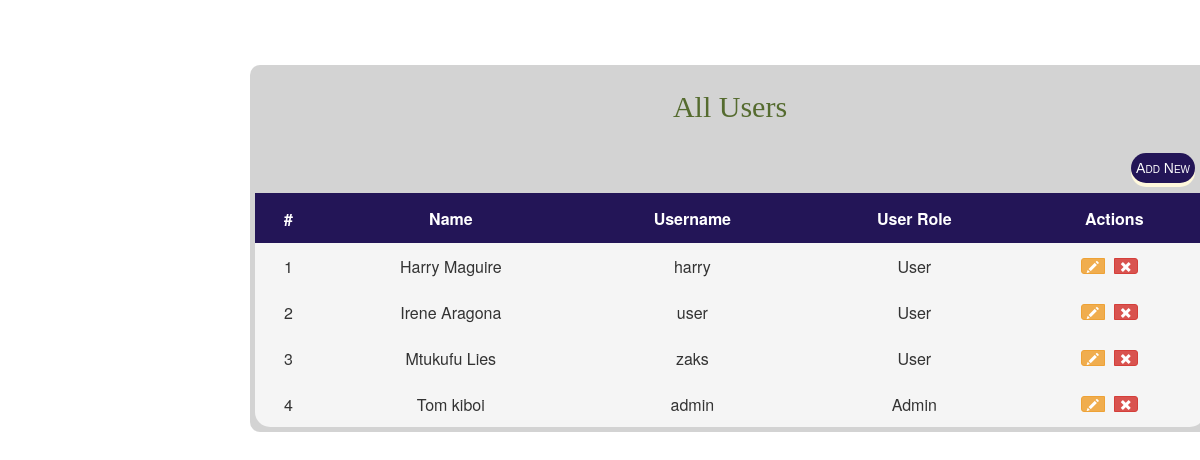
The page /users.php on the database its author committed.
### tables this page shows
CREATE TABLE `users` (
  `id` int(8) NOT NULL,
  `name` varchar(60) NOT NULL,
  `username` varchar(50) NOT NULL,
  `password` varchar(255) NOT NULL,
  `user_level` int(11) NOT NULL
);

CREATE TABLE `user_groups` (
  `id` int(11) NOT NULL,
  `group_name` varchar(150) NOT NULL,
  `group_level` int(11) NOT NULL
);

### includes/newsql.php (called while the page is built, shortened)
<?php
  require_once('includes/load.php');
function find_by_sql($sql)
{
  global $db;
  $result= $db->query($sql);
  $result_set= $db->while_loop($result);
 return $result_set;
}
function find_all_user(){
      $sql = "SELECT u.id,u.name,u.username,u.user_level,";
      $sql .="g.group_name ";
      $sql .="FROM users u ";
      $sql .="LEFT JOIN user_groups g ";
      $sql .="ON g.group_level=u.user_level ORDER BY u.name ASC";
      $result = find_by_sql($sql);
      return $result;
  }
 ?>

### includes/database.php (called while the page is built, shortened)
<?php
class MySqli_DB {
    private $con;
    function db_connect()
{
  $this->con = mysqli_connect(DB_HOST,DB_USER,DB_PASS);
  if(!$this->con)
         {
           die(" Database connection failed:". mysqli_connect_error());
         } else {
           $select_db = $this->con->select_db(DB_NAME);
         }
}
function query($sql)
   {
      if (trim($sql != "")) {
          $this->query_id = $this->con->query($sql);
      }
       return $this->query_id;
   }
   function fetch_array($statement){
  return mysqli_fetch_array($statement);
}
 function while_loop($loop){
   $results = array();
   while ($result = $this->fetch_array($loop)) {
      $results[] = $result;
   }
 return $results;
}
}
$db = new MySqli_DB();
?>

### includes/newFunction.php (called while the page is built, shortened)
<?php
  function count_id(){
  static $count = 1;
  return $count++;
  }
function remove_junk($str){
    $str = nl2br($str);
    $str = htmlspecialchars(strip_tags($str, ENT_QUOTES));
    return $str;
}
?>

### users.php (the view, shortened to what this page needs)
<?php
 $all_users = find_all_user();
?>
<?php include_once('layouts/newheader.php'); ?>
<div class="prdctdiv">
  <h3>All Users</h3>
  <form method="post" action="add_user.php">
    <button type="submit" class="btn btn-outline-success">Add New</button>
  </form>
  <table>
  <tr>
    <th>#</th>
    <th>Name</th>
    <th>Username</th>
    <th>User Role</th>
    <th>Actions</th>
  </tr>
    <?php foreach($all_users as $a_users){ ?>
  <tr>
      <td class="text-center"><?php echo count_id(); ?></td>
      <td class="text-center"><?php echo $a_users['name']; ?></td>
      <td class="text-center"><?php echo $a_users['username']; ?></td>
          <td class="text-center"><?php echo remove_junk($a_users['group_name'])?></td>
                <td class="text-center">
                <div class="btn-group">
                <a href="edit_user.php?id=<?php echo (int)$a_users['id'];?>" class="btn btn-xs btn-warning" data-toggle="tooltip" title="Edit">
                  <i class="glyphicon glyphicon-pencil"></i>
               </a>
                <a href="delete_user.php?id=<?php echo (int)$a_users['id'];?>" class="btn btn-xs btn-danger" data-toggle="tooltip" title="Remove">
                  <i class="glyphicon glyphicon-remove"></i>
                </a>
                </div>
          </td>
    </tr>
      <?php } ?>
    </table>
</div>
  <?php include_once('layouts/newFooter.php'); ?>

### css/newstylesheet.css (style rules this page uses)
.prdctdiv table { border-radius: 15px; width: 100%; background-color: whitesmoke; text-align: center; }
.prdctdiv table th { text-align: center; padding: 10; }
.prdctdiv table td { padding: 5; text-align: center; }
.prdctdiv { display: inline-block; width: 80%; padding: 5px; margin-left: 250px; margin-top: 65px; background-color: lightgray; border-radius: 10px; }
.prdctdiv form button { padding: 5px; font-family:'Trebuchet MS', 'Lucida Sans Unicode', 'Lucida Grande', 'Lucida Sans', Arial, sans-serif; font-variant: small-caps; float: right; margin:10px ; }
.prdctdiv h3 { text-align: center; font-family: cursive; font-size: 30px; color: darkolivegreen; margin: 20px; }
.prdctdiv a { margin: 10px; }
.prdctdiv form button { text-align: center; cursor: pointer; outline: none; color: white; background-color: #231557; border: none; border-radius: 15px; box-shadow: 0 4px cornsilk; }
.prdctdiv th { background-color: #231557; color:#fff; height: 50px; }

### rows shown on the page
users: count_id "1", name "Harry Maguire", username "harry", user_groups.group_name "User"
users: count_id "2", name "Irene Aragona", username "user", user_groups.group_name "User"
users: count_id "3", name "Mtukufu Lies", username "zaks", user_groups.group_name "User"
users: count_id "4", name "Tom kiboi", username "admin", user_groups.group_name "Admin"
